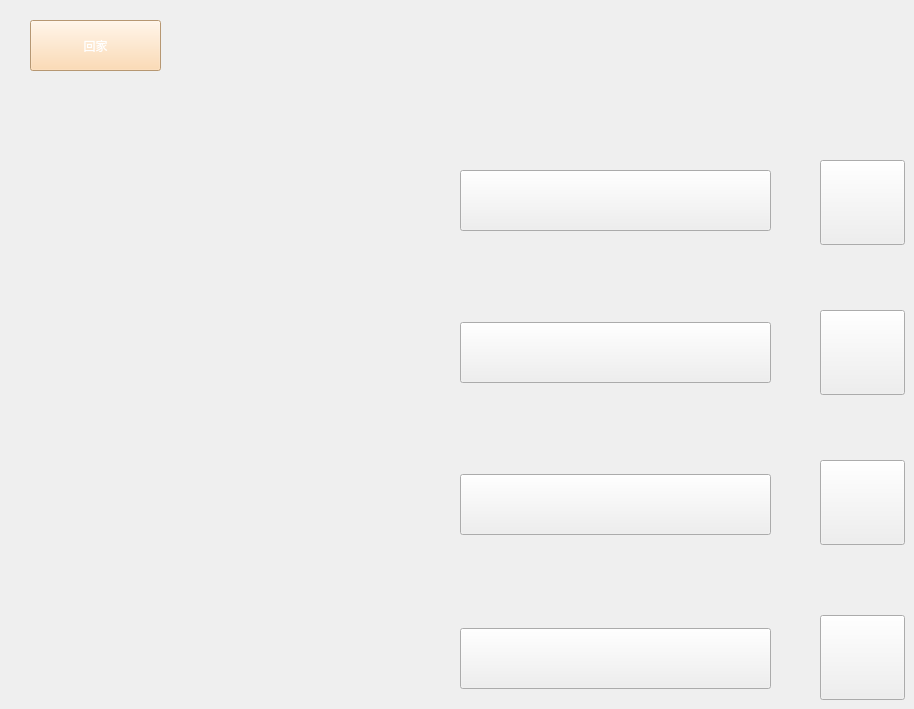
     <widget class="QWidget" name="read">
      <property name="styleSheet">
       <string notr="true">background-image: url(:/saveandread/img/read.png);</string>
      </property>
      <widget class="QPushButton" name="read1">
       <property name="geometry">
        <rect>
         <x>460</x>
         <y>170</y>
         <width>311</width>
         <height>61</height>
        </rect>
       </property>
       <property name="text">
        <string/>
       </property>
      </widget>
      <widget class="QPushButton" name="reset1">
       <property name="geometry">
        <rect>
         <x>820</x>
         <y>160</y>
         <width>85</width>
         <height>85</height>
        </rect>
       </property>
       <property name="styleSheet">
        <string notr="true">background-image: url(:/saveandread/img/restart.png);</string>
       </property>
       <property name="text">
        <string/>
       </property>
      </widget>
      <widget class="QPushButton" name="reset2">
       <property name="geometry">
        <rect>
         <x>820</x>
         <y>310</y>
         <width>85</width>
         <height>85</height>
        </rect>
       </property>
       <property name="styleSheet">
        <string notr="true">background-image: url(:/saveandread/img/restart.png);</string>
       </property>
       <property name="text">
        <string/>
       </property>
      </widget>
      <widget class="QPushButton" name="reset3">
       <property name="geometry">
        <rect>
         <x>820</x>
         <y>460</y>
         <width>85</width>
         <height>85</height>
        </rect>
       </property>
       <property name="styleSheet">
        <string notr="true">background-image: url(:/saveandread/img/restart.png);</string>
       </property>
       <property name="text">
        <string/>
       </property>
      </widget>
      <widget class="QPushButton" name="reset4">
       <property name="geometry">
        <rect>
         <x>820</x>
         <y>615</y>
         <width>85</width>
         <height>85</height>
        </rect>
       </property>
       <property name="styleSheet">
        <string notr="true">background-image: url(:/saveandread/img/restart.png);</string>
       </property>
       <property name="text">
        <string/>
       </property>
      </widget>
      <widget class="QPushButton" name="read2">
       <property name="geometry">
        <rect>
         <x>460</x>
         <y>322</y>
         <width>311</width>
         <height>61</height>
        </rect>
       </property>
       <property name="text">
        <string/>
       </property>
      </widget>
      <widget class="QPushButton" name="read3">
       <property name="geometry">
        <rect>
         <x>460</x>
         <y>474</y>
         <width>311</width>
         <height>61</height>
        </rect>
       </property>
       <property name="text">
        <string/>
       </property>
      </widget>
      <widget class="QPushButton" name="read4">
       <property name="geometry">
        <rect>
         <x>460</x>
         <y>628</y>
         <width>311</width>
         <height>61</height>
        </rect>
       </property>
       <property name="text">
        <string/>
       </property>
      </widget>
      <widget class="QPushButton" name="read_exit">
       <property name="geometry">
        <rect>
         <x>30</x>
         <y>20</y>
         <width>131</width>
         <height>51</height>
        </rect>
       </property>
       <property name="styleSheet">
        <string notr="true">background-color: rgb(255, 211, 160);
font: 20pt &quot;华文琥珀&quot;;
background-image: url(:/main/img/store.png);
color:white;</string>
       </property>
       <property name="text">
        <string>回家</string>
       </property>
      </widget>
     </widget>
